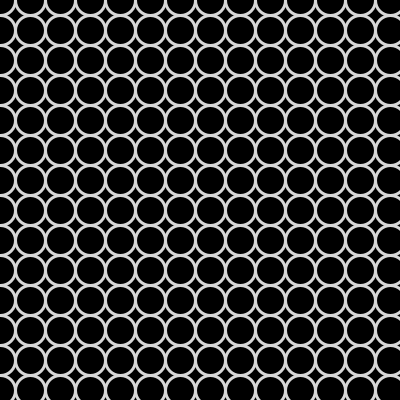
Frame 1 (no input)
Frame 60 (the mouse pressed at the canvas centre just before this capture): identical to frame 1, image omitted
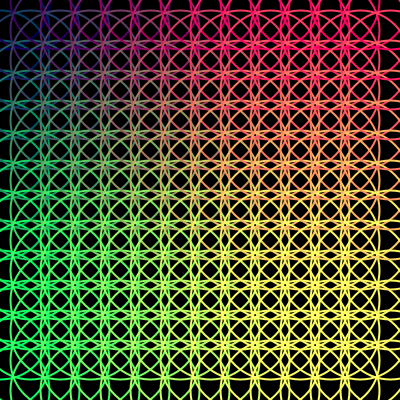
Frame 120 (the mouse held since frame 60 and released just before this capture)

The Processing sketch that drew these frames (run headless with seeded random() and noise(); from frame 60 on, the mouse is pressed at the canvas centre):

// Processing sketch: Valdes_Maria_1
// ── Valdes_Maria_1.pde
int d=40;
int s=30;
void setup(){
  size(400,400);
}
void draw(){
  background(0);
  
  for(int i =0;i<=width;i=i+s){
      for(int j =0;j<=height;j=j+s){
        noFill();
        strokeWeight(3);
        stroke(215);
        ellipse(i,j,s,s);
      }
    }
  
  if(mousePressed){
    background(0);
    for(int i =0;i<=width;i=i+s){
      for(int j =0;j<=height;j=j+s){
        noFill();
        strokeWeight(2);
        stroke(i,j,d);
        ellipse(i,j,d,d);
      }
    }
    d=d+1;
  }
}
